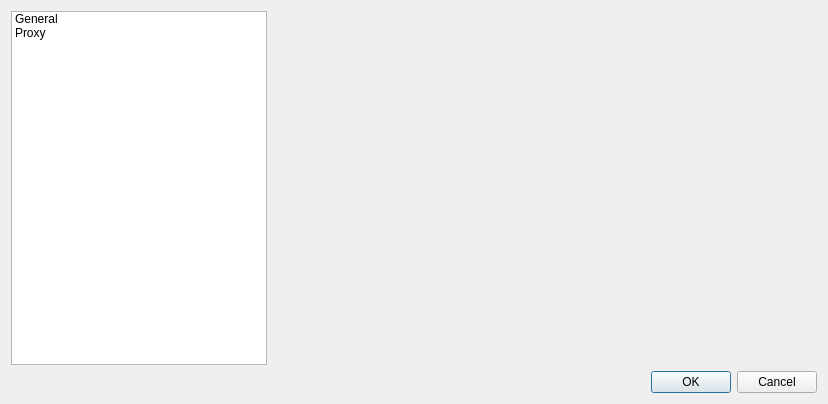
<?xml version="1.0" encoding="UTF-8"?>
<ui version="4.0">
 <class>settings</class>
 <widget class="QDialog" name="settings">
  <property name="geometry">
   <rect>
    <x>0</x>
    <y>0</y>
    <width>828</width>
    <height>404</height>
   </rect>
  </property>
  <property name="sizePolicy">
   <sizepolicy hsizetype="Preferred" vsizetype="Minimum">
    <horstretch>0</horstretch>
    <verstretch>0</verstretch>
   </sizepolicy>
  </property>
  <property name="windowTitle">
   <string>Settings</string>
  </property>
  <layout class="QGridLayout" name="gridLayout">
   <item row="0" column="0">
    <widget class="QListWidget" name="listWidgetStrategy">
     <property name="sizePolicy">
      <sizepolicy hsizetype="Maximum" vsizetype="Expanding">
       <horstretch>0</horstretch>
       <verstretch>0</verstretch>
      </sizepolicy>
     </property>
     <item>
      <property name="text">
       <string>General</string>
      </property>
     </item>
     <item>
      <property name="text">
       <string>Proxy</string>
      </property>
     </item>
    </widget>
   </item>
   <item row="0" column="1">
    <widget class="QStackedWidget" name="stackedWidgetSettings">
     <property name="sizePolicy">
      <sizepolicy hsizetype="Expanding" vsizetype="Expanding">
       <horstretch>0</horstretch>
       <verstretch>0</verstretch>
      </sizepolicy>
     </property>
     <widget class="general_settings" name="generalSettings"/>
     <widget class="proxy_settings" name="proxySettings"/>
    </widget>
   </item>
   <item row="1" column="0" colspan="2">
    <widget class="QDialogButtonBox" name="buttonBox">
     <property name="standardButtons">
      <set>QDialogButtonBox::Cancel|QDialogButtonBox::Ok</set>
     </property>
    </widget>
   </item>
  </layout>
 </widget>
 <customwidgets>
  <customwidget>
   <class>general_settings</class>
   <extends>QWidget</extends>
   <header location="global">general_settings.hpp</header>
   <container>1</container>
  </customwidget>
  <customwidget>
   <class>proxy_settings</class>
   <extends>QWidget</extends>
   <header location="global">proxy_settings.hpp</header>
   <container>1</container>
  </customwidget>
 </customwidgets>
 <resources/>
 <connections>
  <connection>
   <sender>buttonBox</sender>
   <signal>accepted()</signal>
   <receiver>settings</receiver>
   <slot>accept()</slot>
   <hints>
    <hint type="sourcelabel">
     <x>671</x>
     <y>380</y>
    </hint>
    <hint type="destinationlabel">
     <x>397</x>
     <y>402</y>
    </hint>
   </hints>
  </connection>
  <connection>
   <sender>buttonBox</sender>
   <signal>rejected()</signal>
   <receiver>settings</receiver>
   <slot>reject()</slot>
   <hints>
    <hint type="sourcelabel">
     <x>635</x>
     <y>380</y>
    </hint>
    <hint type="destinationlabel">
     <x>611</x>
     <y>397</y>
    </hint>
   </hints>
  </connection>
 </connections>
</ui>
